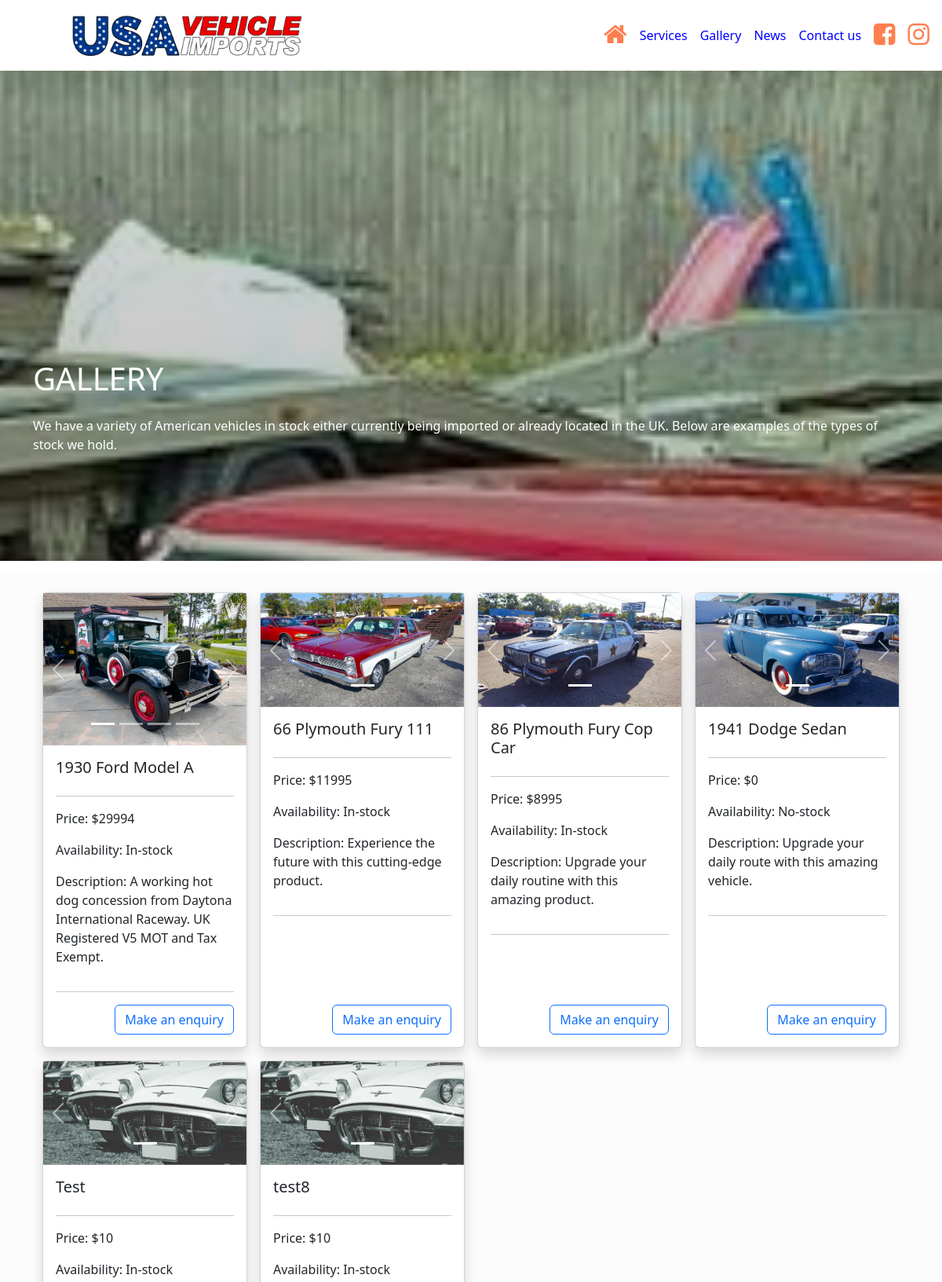
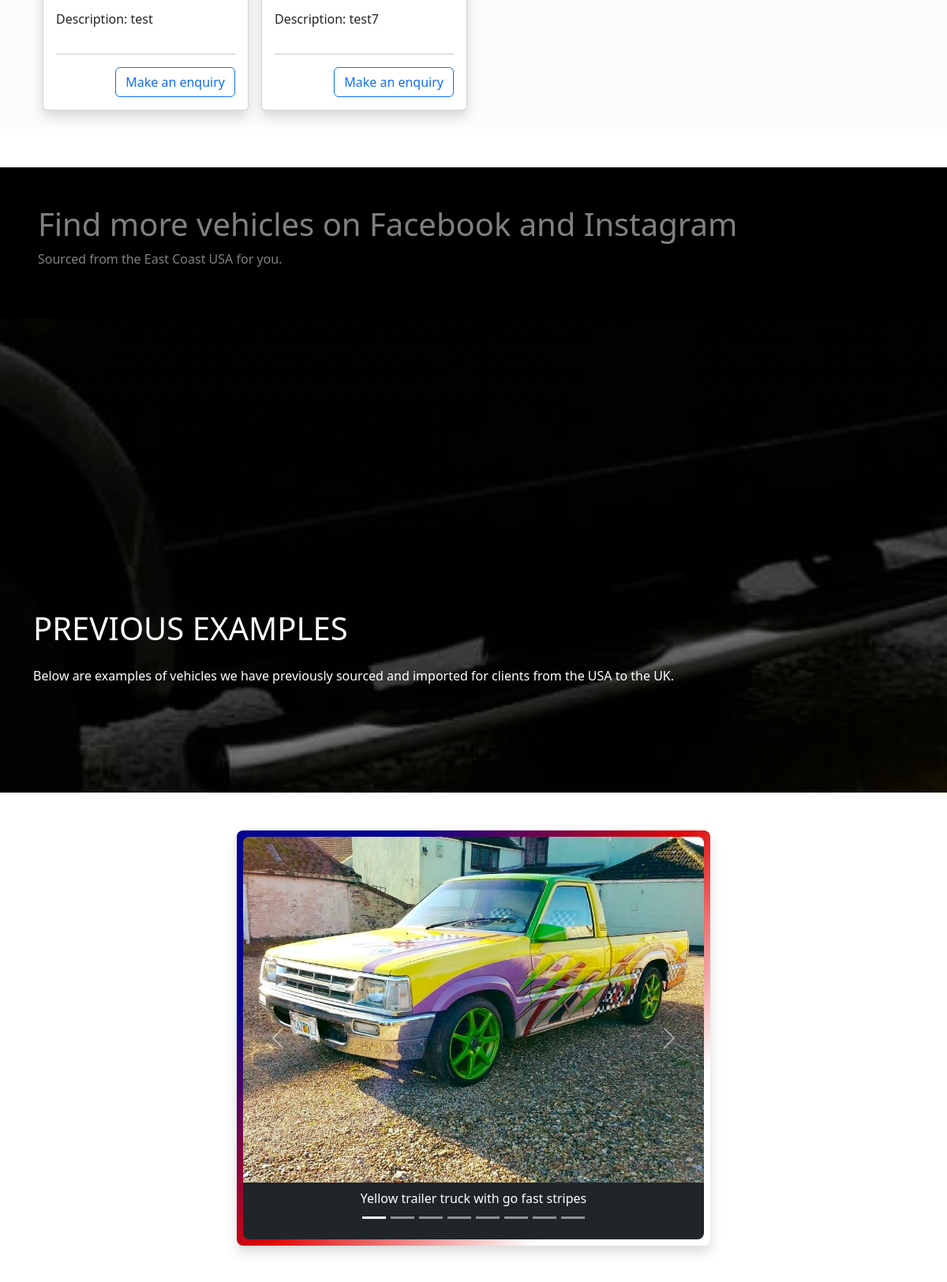
Page /Gallery/ (upper part) on the committed database (2 pictures, top to bottom).
### frontapp/models.py (models this page shows, shortened)
class BusinessDetails(models.Model):
    business_name = models.CharField(max_length=100, blank=True)
    address_1stline = models.CharField(max_length=100, blank=True)
    address_2ndline = models.CharField(max_length=100, blank=True)
    address_town = models.CharField(max_length=100, blank=True)
    address_county = models.CharField(max_length=100, blank=True)
    address_postcode = models.CharField(max_length=20, blank=True)
    contact_phone = models.CharField(max_length=20, blank=True)
    contact_mobile = models.CharField(max_length=20, blank=True)
    contact_email = models.EmailField(max_length=100, blank=True)
    contact_name = models.CharField(max_length=100, blank=True)
    facebook = models.URLField(max_length=200, blank=True)
    instagram = models.URLField(max_length=200, blank=True)
    twitter = models.URLField(max_length=200, blank=True)
    linkedIn = models.URLField(max_length=200, blank=True)
    google_map_link = models.CharField(max_length=300,blank=True)
    business_logo =  models.ImageField(upload_to='images/other/', null=True)
    def  image_tag(self):
        return mark_safe('<img src="/../../media/%s" width="150" height="50" />' % (self.business_logo))
    image_tag.allow_tags = True
    class  Meta:
        verbose_name_plural  =  "Business Details"

class NavHTMLPage(models.Model):
    TITLE_CHOICES = [('Home','Home'),('Page2','Page2'),('Page3','Page3'),('Page4','Page4'),('Page5','Page5')]
    page = models.CharField(
        max_length=100,choices=TITLE_CHOICES,blank=True)
    title = models.CharField(
        max_length=100,blank=True)
    slug = models.SlugField(blank=True)
    fontAwesomeIcon = models.CharField(
        max_length=50,blank=True)
    description = models.CharField(
        max_length=100,blank=True)
    imageIcon = models.ImageField(
        upload_to='images/editableContent/', height_field=0, width_field=0,blank=True)
    class  Meta:
        verbose_name_plural  =  "NavHTMLPage"

class EditableStaticContent(models.Model):
    TITLE_CHOICES = [('HomeHero','HomeHero'),('Home','Home'),('Importing','Importing'),('Sourcing','Sourcing'),('Transportation','Transportation'),('GalleryHero','GalleryHero'),('GalleryBreaker','GalleryBreaker'),('GalleryExamplePics','GalleryExamplePics'),('NewsHero','NewsHero'),('',''),('','')]
    title = models.CharField(
        max_length=100,choices=TITLE_CHOICES,blank=True)
    slug = models.SlugField(blank=True)
    header = models.CharField(
        max_length=100,blank=True)
    subHeader = models.CharField(
        max_length=100,blank=True)
    badge = models.ImageField(upload_to='images/editableContent/', height_field=0,
        width_field=0,blank=True)
    shortDescription = models.CharField(
        max_length=200,blank=True)

class ESCParagraph(models.Model):
    paragraph = models.TextField(blank=True)
    editableStaticContentFk = models.ForeignKey(
        EditableStaticContent, related_name='escToPara_fk', on_delete=models.CASCADE, default=None)

class Images(models.Model):
    images = models.ImageField(
        default=default_image, upload_to='images/inventory/', height_field=0,
        width_field=0)
    filename = models.CharField(
        max_length=100, null=True, blank=True, default='default.jpg')
    vehicleFk = models.ForeignKey(
        Vehicle, related_name='vehicle_fk', on_delete=models.CASCADE, default=None)
    class  Meta:
        verbose_name_plural  =  "Images"

class Vehicle(models.Model):
    AVAIL_CHOICES = [('In-stock', 'Available'), ('No-stock', 'Sold')]
    TYPE_CHOICES = [('Car', 'Car'), ('Bike', 'Bike'), ('SUV', 'SUV'), ('Trailer', 'Trailer'),
                    ('Classic', 'Classic'), ('Other', 'Other')]
    name = models.CharField(max_length=100)
    type = models.CharField(max_length=50, choices=TYPE_CHOICES)
    availability = models.CharField(
        max_length=50, choices=AVAIL_CHOICES)
    price = models.PositiveIntegerField(
        default=0)
    description = models.CharField(max_length=500, blank=True)
    video = models.FileField(upload_to='video',
                             validators=[FileExtensionValidator(
                                 allowed_extensions=['', 'MOV', 'avi', 'gif', 'mp4', 'webm', 'mkv'])], null=True, blank=True)
    date_uploaded = models.DateField(default=date.today, null=True)
    class  Meta:
            verbose_name_plural  =  "Vehicles"

class PreviousExamplesImages(models.Model):
    images = models.ImageField(
        default=default_image, upload_to='images/gallery/', height_field=0,
        width_field=0)
    filename = models.CharField(
        max_length=100, null=True, blank=True, default='default.jpg')
    vehicleInfo = models.CharField(
        max_length=100, null=True, blank=True)
    class  Meta:
        verbose_name_plural  =  "PreviousExamplesImages"

### frontapp/views.py (the view)
# urls.py: path('Gallery/', views.Gallery.as_view(), name="Gallery"),
class Gallery(ListView):
    model = Images
    context_object_name = "context"
    template_name = "Gallery.html"
    def get_context_data(self, **kwargs):
        context = super(Gallery, self).get_context_data(**kwargs)
        context['vehicle_images'] = Images.objects.all()
        context['vehicle'] = Vehicle.objects.all()
        context['peImages'] = PreviousExamplesImages.objects.all()
        context['editableStaticContent'] = EditableStaticContent.objects.all()
        return context

### frontapp/custom_context_processors.py (called while the page is built, shortened)
def get_business_data(request):
    data = BusinessDetails.objects.all()
    navLink = NavHTMLPage.objects.all()
    context = {'data': data,'navLink':navLink}
    return context

def get_form_data(request):
    if request.method == "GET":
        form = ContactForm()
    else:
        form = ContactForm()
    context = {'form': form}
    return ( context)

### frontapp/templates/Gallery.html
{% extends "Base.html" %}{% block title %}Gallery Page{% endblock title %}
  {% block content %} {% load static %}
<div class="image-parallax fade-in">
  <div class="container">
    <div class="header-content">
      {% for content in editableStaticContent %}
      {% if content.title == 'GalleryHero' %}
      <h1 class="mt-5 mb-4">{{ content.header }}</h1>
      {% for para in content.escToPara_fk.all %}
      <p>{{ para.paragraph }}</p>
      {% endfor %}{% endif %}{% endfor %}
    </div>
  </div>
</div>
{% include 'includes/inventoryCarousel.html' %}
<div class="container-fluid bg-black m-0 p-5 text-white-50">
  {% for content in editableStaticContent %}
  {% if content.title == 'GalleryBreaker' %}
  <h1>{{ content.header }}</h1>
  {% for para in content.escToPara_fk.all %}
  <p>{{ para.paragraph }}</p>
  {% endfor %}{% endif %}{% endfor %}
</div>
<div class="image-parallax-other">
  <div class="container">
    <div class="header-content">
      {% for content in editableStaticContent %}
      {% if content.title == 'GalleryExamplePics' %}
      <h1 class="mt-5 mb-4">{{ content.header }}</h1>
      {% for para in content.escToPara_fk.all %}
      <p>{{ para.paragraph }}</p>
      {% endfor %}{% endif %}{% endfor %}
    </div>
  </div>
</div>
<div class="container-fluid mb-5 mt-5">
  <div class="container rounded-3">
    {% include 'includes/previousExamplesCarousel.html' %}
  </div>
</div>
{% endblock %}

### frontapp/templates/includes/nav.html (shortened to what this page needs)
{% load static %} {% for data in data %}
<nav
  class="navbar navbar-expand-lg sticky-top p-2 bg-white shadow-lg"
  method="GET"
>
  <div class="container-md w-50 p-0">
    <a class="navbar-brand m-0" href="/">
      <img
        class="img-fluid"
        src="{{ data.business_logo.url }}"
        width="300"
        alt="USA Vehicle Imports logo"
      />
    </a>
  </div>
  <div class="d-flex align-items-center">
    <div class="navbar-collapse collapse" id="navbarNav">
      <ul class="nav navbar-nav align-items-center">
        {% for page in navLink %}
        {% with pagetitle=page.title %}
        {% if page.fontAwesomeIcon %}
        <li>
          <a
            class="nav-item nav-link"
            target="_blank"
            style="color: coral"
            title="{{ page.title }}"
            href="{% url 'frontapp:'|add:pagetitle %}"
            ><i class="{{ page.fontAwesomeIcon }} fa-2x"></i>
          </a>
        </li>
        {% else %}
        <li>
          <a
            class="nav-item nav-link"
            href="{% url 'frontapp:'|add:pagetitle %}"
            >{{ page.title }}</a
          >
        </li>
        {% endif %} {% endwith %}{% endfor %}
        <li>
          <a class="nav-item nav-link" href="#contactUs">Contact us</a>
        </li>
        {% if data.facebook %}
        <li>
          <a
            class="nav-item nav-link"
            target="_blank"
            style="color: coral"
            title="Instagram"
            href="{{ data.facebook }}"
          >
            <i class="fa fa-facebook-square fa-2x"></i
          ></a>
        </li>
        {% endif %}{% if data.instagram %}
        <li>
          <a
            class="nav-item nav-link"
            target="_blank"
            style="color: coral"
            title="Instagram"
            href="{{ data.instagram }}"
          >
            <i class="fa fa-instagram fa-2x"></i
          ></a>
        </li>
        {% endif %}
      </ul>
    </div>
    {% endfor %}
  </div>
</nav>

### frontapp/templates/includes/inventoryCarousel.html (shortened to what this page needs)
{% load static %}
<div class="container-fluid bg-light-subtle mb-5 mt-3" method="GET">
  <div class="container p-4">
    <div class="row row-cols-1 row-cols-md-2 row-cols-lg-3 row-cols-xl-4 g-3">
      {% for item in vehicle %}
      <div class="col">
        <div class="card shadow h-100 rounded-2 rounded-border-bottom">
          <div
            id="carousel-{{ item.id }}"
            class="carousel slide"
            data-bs-interval="false"
          >
            <ol class="carousel-indicators">
              {% for image in item.vehicle_fk.all %}
              <a
                data-bs-target="#carousel-{{ item.id }}"
                data-bs-slide-to="{{ forloop.counter0 }}"
                class="{% if forloop.first %}active{% endif %}"
                aria-current="{% if forloop.first %}true{% else %}false{% endif %}"
                aria-label="Slide {{ forloop.counter }}"
              ></a>
              {% endfor %}
            </ol>
            <div class="carousel-inner">
              {% for image in item.vehicle_fk.all %}
              <div
                class="carousel-item {% if forloop.first %}active{% endif %}"
              >
                <img
                  src="{{ image.images.url }}"
                  class="d-block w-100"
                  alt="Vehicle Image"
                />
              </div>
              {% endfor %}
            </div>
            <a
              class="carousel-control-prev"
              href="#carousel-{{ item.id }}"
              role="button"
              data-bs-slide="prev"
            >
              <span
                class="carousel-control-prev-icon"
                aria-hidden="true"
              ></span>
            </a>
            <a
              class="carousel-control-next"
              href="#carousel-{{ item.id }}"
              role="button"
              data-bs-slide="next"
            >
              <span
                class="carousel-control-next-icon"
                aria-hidden="true"
              ></span>
            </a>
          </div>
          <div class="card-body d-flex flex-column">
            <h5 class="card-title">{{ item.name }}</h5>
            <hr />
            <p class="card-text">Price: ${{ item.price }}</p>
            <p class="card-text">Availability: {{ item.availability }}</p>
            <p class="card-text">Description: {{ item.description }}</p>
            <hr />
            <button
              class="btn btn-outline-primary align-self-end mt-auto"
              data-bs-toggle="modal"
              data-bs-target="#createEnquiryForm-{{ item.pk }}"
              aria-expanded="false"
              aria-controls="createEnquiryForm"
            >
              Make an enquiry
            </button>
          </div>
        </div>
      </div>
      {% endfor %}
    </div>
  </div>
</div>

### frontapp/templates/includes/previousExamplesCarousel.html (shortened to what this page needs)
<div
  class="container-fluid p-2 carousel-background rounded-3 shadow"
  style="max-width: 600px"
>
  <div
    id="carouselCaption"
    class="carousel slide rounded-3"
    data-bs-ride="carousel"
  >
    <div class="carousel-indicators">
      {% for item in peImages %}
      <button
        type="button"
        data-bs-target="#carouselCaption"
        data-bs-slide-to="{{ forloop.counter0 }}"
        class="{% if forloop.first %}active{% endif %}"
        aria-current="{% if forloop.first %}true{% else %}false{% endif %}"
        aria-label="Slide {{ forloop.counter }}"
      ></button>
      {% endfor %}
    </div>
    <div class="carousel-inner rounded-3">
      {% for item in peImages %}
      <div
        class="carousel-item pb-3 bg-dark {% if forloop.first %}active{% endif %}"
        data-bs-interval="7000"
      >
        <img src="{{ item.images.url }}" class="d-block w-100" alt="..." />
        <div
          class="carousel-caption position-relative bottom-0 start-0 text-bg-dark pb-4 pt-2"
        >
          {{ item.vehicleInfo }}
        </div>
      </div>
      {% endfor %}
    </div>
    <button
      class="carousel-control-prev"
      type="button"
      data-bs-target="#carouselCaption"
      data-bs-slide="prev"
    >
      <span class="carousel-control-prev-icon" aria-hidden="true"></span>
    </button>
    <button
      class="carousel-control-next"
      type="button"
      data-bs-target="#carouselCaption"
      data-bs-slide="next"
    >
      <span class="carousel-control-next-icon" aria-hidden="true"></span>
    </button>
  </div>
</div>

### static/css/style.css (style rules this page uses)
.fade-in { animation-name: fade-in-slow; animation-duration: 1s; animation-timing-function: ease-in-out; }
.header-content { padding: 320px 0 120px 0; color: white; }
.navbar-collapse ul li a { color: blue; }
.carousel-background { background: linear-gradient( 135deg, rgb(5, 5, 143)20%, rgb(222, 6, 6)50%, rgb(255,255,255)80% ); }
.image-parallax { background: #000; background: linear-gradient( rgb(0,0,0,0.1), rgb(0,0,0,1) ), url('../images/gallery/gallery-4.jpg'); background-attachment: fixed; background-position: center; background-repeat: no-repeat; background-size: cover; }
.image-parallax-other { background: #000; background: linear-gradient( rgb(0,0,0,0.1), rgb(0,0,0,0.7) ), url('../images/gallery/gallery-6.jpg'); background-attachment: fixed; background-position: center; background-repeat: no-repeat; background-size: cover; }

### rows in the picture
BusinessDetails: business_logo (picture)
NavHTMLPage: title "Services"
NavHTMLPage: title "Gallery"
NavHTMLPage: title "News"
EditableStaticContent: header "GALLERY"
ESCParagraph: paragraph "We have a variety of American vehicles in stock either currently being imported or already located in the UK. Below are examples of the types of stock we hold."
Vehicle: name "1930 Ford Model A", price "29994", availability "In-stock", description "A working hot dog concession from Daytona International Raceway. UK Registered V5 MOT and Tax Exempt."
Images: images (picture)
Vehicle: name "66 Plymouth Fury 111", price "11995", availability "In-stock", description "Experience the future with this cutting-edge product."
Images: images (picture)
Vehicle: name "86 Plymouth Fury Cop Car", price "8995", availability "In-stock", description "Upgrade your daily routine with this amazing product."
Images: images (picture)
Vehicle: name "1941 Dodge Sedan", price "0", availability "No-stock", description "Upgrade your daily route with this amazing vehicle."
Images: images (picture)
Vehicle: name "Test", price "10", availability "In-stock", description "test"
Images: images (placeholder picture)
Vehicle: name "test8", price "10", availability "In-stock", description "test7"
Images: images (placeholder picture)
EditableStaticContent: header "Find more vehicles on Facebook and Instagram"
ESCParagraph: paragraph "Sourced from the East Coast USA for you."
EditableStaticContent: header "PREVIOUS EXAMPLES"
ESCParagraph: paragraph "Below are examples of vehicles we have previously sourced and imported for clients from the USA to the UK."
PreviousExamplesImages: images (picture), vehicleInfo "Yellow trailer truck with go fast stripes"
